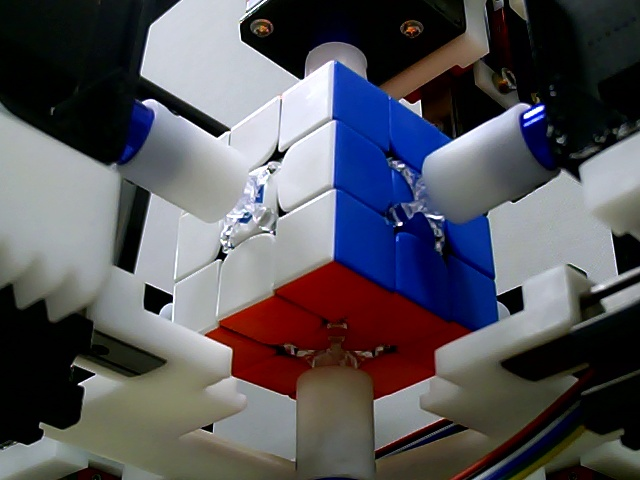
#> input picture 源文件/4.上位机/src/images/unmarked/frame_D1.jpg, 640 x 480 px
$ python getHSV_BGR.py
#> lines starting #> are read from the running program, lines starting #| are printed output that depends on the picture
import cv2

def getposHsv_D1(event, x, y, flags, param):
    print("HSV is", HSV_D1[y, x])

def getposHsv_D2(event, x, y, flags, param):
    print("HSV is", HSV_D2[y, x])

def getposHsv_L(event, x, y, flags, param):
    print("HSV is", HSV_L[y, x])

def getposHsv_B(event, x, y, flags, param):
    print("HSV is", HSV_B[y, x])

image_D1 = cv2.imread('images/unmarked/frame_D1.jpg')
#> image_D1 is the input picture: shape (480, 640, 3); mean B, G, R 90.9, 84.7, 86.3
HSV_D1 = cv2.cvtColor(image_D1, cv2.COLOR_BGR2HSV)
#> HSV_D1: shape (480, 640, 3); mean H, S, V 70.6, 106, 102.1

cv2.imshow('image_D1', image_D1)
cv2.setMouseCallback("image_D1", getposHsv_D1)

image_D2 = cv2.imread('images/unmarked/frame_D2.jpg')
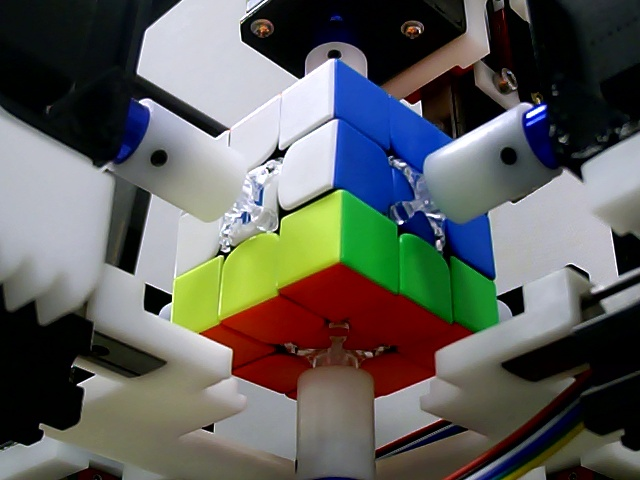
#> input picture 源文件/4.上位机/src/images/unmarked/frame_D2.jpg, 640 x 480 px
#> image_D2 is the input picture: shape (480, 640, 3); mean B, G, R 91.3, 95.1, 94.1
HSV_D2 = cv2.cvtColor(image_D2, cv2.COLOR_BGR2HSV)
#> HSV_D2: shape (480, 640, 3); mean H, S, V 71.3, 106.1, 111

cv2.imshow('image_D2', image_D2)
cv2.setMouseCallback("image_D2", getposHsv_D2)

image_L = cv2.imread('images/unmarked/frame_L.jpg')
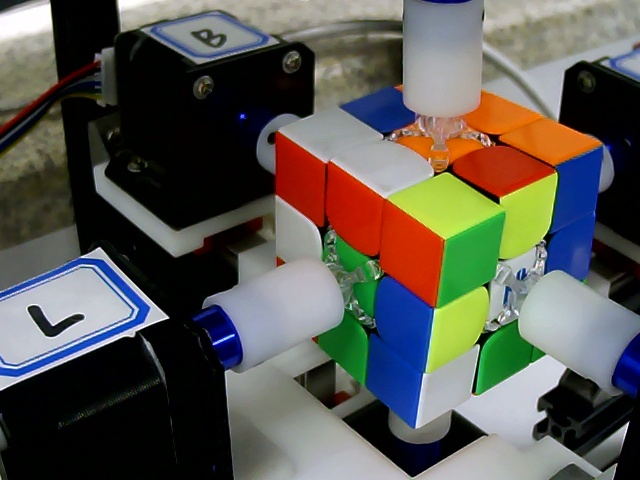
#> input picture 源文件/4.上位机/src/images/unmarked/frame_L.jpg, 640 x 480 px
#> image_L is the input picture: shape (480, 640, 3); mean B, G, R 80.6, 87.3, 89.1
HSV_L = cv2.cvtColor(image_L, cv2.COLOR_BGR2HSV)
#> HSV_L: shape (480, 640, 3); mean H, S, V 61.4, 116.8, 106

cv2.imshow('image_L', image_L)
cv2.setMouseCallback("image_L", getposHsv_L)

image_B = cv2.imread('images/unmarked/frame_B.jpg')
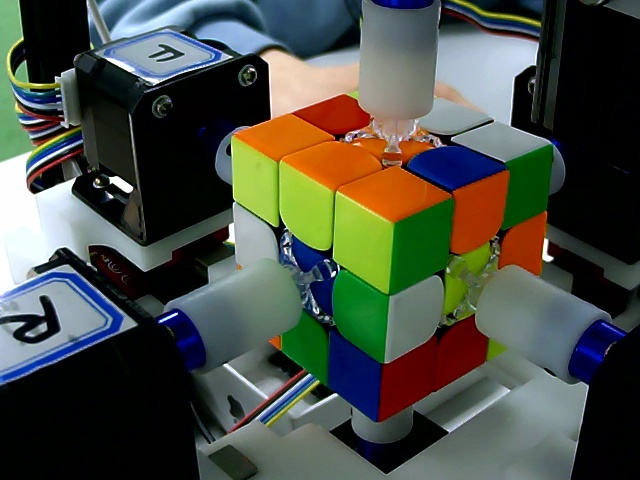
#> input picture 源文件/4.上位机/src/images/unmarked/frame_B.jpg, 640 x 480 px
#> image_B is the input picture: shape (480, 640, 3); mean B, G, R 67.7, 77.4, 72.7
HSV_B = cv2.cvtColor(image_B, cv2.COLOR_BGR2HSV)
#> HSV_B: shape (480, 640, 3); mean H, S, V 66.9, 129.6, 93.6

cv2.imshow('image_B', image_B)
cv2.setMouseCallback("image_B", getposHsv_B)
cv2.waitKey(0)
